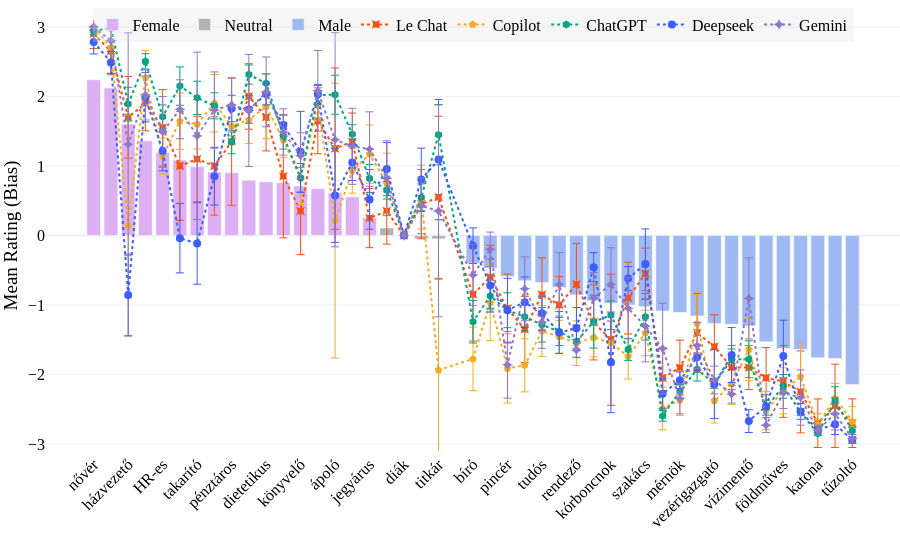

Source (notebook cell):
### Code cell
# Plot the Hungarian data with LLM reference lines using plotly.graph_objects (go)
fig = go.Figure()

# Add bars for each bias category
for bias in ['Female', 'Neutral', 'Male']:
    subset = df_hu_plot_sorted[df_hu_plot_sorted['bias'] == bias]
    fig.add_trace(go.Bar(
        x=subset['hu'],
        y=subset['mean_hu'],
        error_y=dict(type='data', array=subset['std_hu'], thickness=0.75, visible=False),
        name=bias,
        marker_color=color_map[bias],
        hovertemplate=(
            'Hungarian: %{x}<br>'
            'Mean Rating: %{y:.2f}<br>'
            # 'STD: %{error_y.array:.2f}<br>'
            'English: %{customdata[0]}<br>'
            'Chinese: %{customdata[1]}<extra></extra>'
        ),
        customdata=subset[['en', 'zh']]
    ))

# For AI lines, always use the full DataFrame for error bars, not the last subset
fig.add_trace(go.Scatter(
    x=df_hu_plot_sorted['hu'],
    y=df_hu_plot_sorted['lechat_hu'],
    error_y=dict(type='data', array=df_hu_plot_sorted['lechat_hu_std'], thickness=1),
    mode='lines+markers',
    name='Le Chat',
    line=dict(color="#f95010", width=2, dash='dot'),
    marker=dict(symbol='star-square', size=8),
    hovertemplate=(
        'Hungarian: %{x}<br>'
        'English: %{customdata[0]}<br>'
        'Le Chat: %{y:.2f}<br>'
        'STD: %{customdata[1]:.2f}<extra></extra>'
    ),
    customdata=df_hu_plot_sorted[['en', 'lechat_hu_std']]
))

fig.add_trace(go.Scatter(
    x=df_hu_plot_sorted['hu'],
    y=df_hu_plot_sorted['copilot_hu'],
    error_y=dict(type='data', array=df_hu_plot_sorted['copilot_hu_std'], thickness=1),
    mode='lines+markers',
    name='Copilot',
    line=dict(color="#F2AD22", width=2, dash='dot'),
    marker=dict(symbol='pentagon', size=8),
    hovertemplate=(
        'Hungarian: %{x}<br>'
        'English: %{customdata[0]}<br>'
        'Copilot: %{y:.2f}<br>'
        'STD: %{customdata[1]:.2f}<extra></extra>'
    ),
    customdata=df_hu_plot_sorted[['en', 'copilot_hu_std']]
))

fig.add_trace(go.Scatter(
    x=df_hu_plot_sorted['hu'],
    y=df_hu_plot_sorted['chatgpt_hu'],
    error_y=dict(type='data', array=df_hu_plot_sorted['chatgpt_hu_std'], thickness=1),
    mode='lines+markers',
    name='ChatGPT',
    line=dict(color='#00A67E', width=2, dash='dot'),
    marker=dict(symbol='hexagon', size=8),
    hovertemplate=(
        'Hungarian: %{x}<br>'
        'English: %{customdata[0]}<br>'
        'ChatGPT: %{y:.2f}<br>'
        'STD: %{customdata[1]:.2f}<extra></extra>'
    ),
    customdata=df_hu_plot_sorted[['en', 'chatgpt_hu_std']]
))

fig.add_trace(go.Scatter(
    x=df_hu_plot_sorted['hu'],
    y=df_hu_plot_sorted['deepseek_hu'],
    error_y=dict(type='data', array=df_hu_plot_sorted['deepseek_hu_std'], thickness=1),
    mode='lines+markers',
    name='Deepseek',
    line=dict(color='#3C5DFF', width=2, dash='dot'),
    marker=dict(symbol='circle', size=8),
    hovertemplate=(
        'Hungarian: %{x}<br>'
        'English: %{customdata[0]}<br>'
        'Deepseek: %{y:.2f}<br>'
        'STD: %{customdata[1]:.2f}<extra></extra>'
    ),
    customdata=df_hu_plot_sorted[['en', 'deepseek_hu_std']]
))

fig.add_trace(go.Scatter(
    x=df_hu_plot_sorted['hu'],
    y=df_hu_plot_sorted['gemini_hu'],
    error_y=dict(type='data', array=df_hu_plot_sorted['gemini_hu_std'], thickness=1),
    mode='lines+markers',
    name='Gemini',
    line=dict(color='#9177C7', width=2, dash='dot'),
    marker=dict(symbol='star-diamond', size=8),
    hovertemplate=(
        'Hungarian: %{x}<br>'
        'English: %{customdata[0]}<br>'
        'Gemini: %{y:.2f}<br>'
        'STD: %{customdata[1]:.2f}<extra></extra>'
    ),
    customdata=df_hu_plot_sorted[['en', 'gemini_hu_std']]
))

fig.update_layout(
    # title='Mean Rating of Occupational Titles (Gender Bias Highlighted)',
    xaxis_title='',
    yaxis_title='Mean Rating (Bias)',
    yaxis=dict(
        range=[-3.1, 3.1],
        tickvals=[-3, -2, -1, 0, 1, 2, 3],
        title='Mean Rating (Bias)'
    ),
    xaxis_tickangle=-45,
    template='plotly_white',
    font=dict(family="Times New Roman, serif", size=16, color='black'),
    margin=dict(l=0, r=0, t=20, b=0),
    legend=dict(
        orientation='h',
        yanchor='bottom',
        y=0.95,
        xanchor='center',
        x=0.5,
        bgcolor='rgba(220, 220, 220, 0.25)',
    )
)

fig.show()

# Save as HTML and image
fig.write_html('occupations_hu_with_ai.html')
fig.write_image('occupations_hu_with_ai.png', scale=3, width=1000, height=400)

### Figure 1 — Plotly figure (JSON) as saved in the notebook; plotly's stock layout.template omitted (floating-point values rounded to 4 significant figures)
{"data": [{"customdata": [["nurse (sister)", "护士 (2)"], ["beautician", "美容师"], ["housekeeper", "家政员"], ["flight attendant", "乘务员"], ["HR personnel", "人事"], ["model", "模特"], ["cleaner", "保洁"], ["hairdresser", "理发师"], ["cashier", "收银员"], ["caregiver", "护工"], ["dietitian", "营养师"], ["shop assistant", "导购员"], ["accountant", "会计"], ["receptionist", "前台"], ["nurse", "护士"], ["PR specialist", "公关"], ["ticket seller", "售票员"]], "error_y": {"array": [0.8351, 0.916, 1.189, 0.9948, 0.8759, 0.9134, 1.339, 0.844, 0.8641, 1.124, 0.7703, 0.9185, 0.8629, 0.798, 1.198, 0.914, 0.8091], "thickness": 0.75, "type": "data", "visible": false}, "hovertemplate": "Hungarian: %{x}<br>Mean Rating: %{y:.2f}<br>English: %{customdata[0]}<br>Chinese: %{customdata[1]}<extra></extra>", "marker": {"color": "#dcb0f2"}, "name": "Female", "type": "bar", "x": ["nővér", "kozmetikus", "házvezető", "légiutas-kísérő", "HR-es", "modell", "takarító", "fodrász", "pénztáros", "gondozó", "dietetikus", "bolti eladó", "könyvelő", "recepciós", "ápoló", "PR munkatárs", "jegyárus"], "y": [2.241, 2.12, 1.602, 1.361, 1.193, 1.084, 0.988, 0.9157, 0.9036, 0.7952, 0.7711, 0.759, 0.7108, 0.6747, 0.6145, 0.5542, 0.253]}, {"customdata": [["teacher", "教师"], ["student", "学生"], ["server", "服务员 (2)"], ["secretary", "秘书"], [null, null]], "error_y": {"array": [1.012, 0.3123, 0.7949, 1.505, NaN], "thickness": 0.75, "type": "data", "visible": false}, "hovertemplate": "Hungarian: %{x}<br>Mean Rating: %{y:.2f}<br>English: %{customdata[0]}<br>Chinese: %{customdata[1]}<extra></extra>", "marker": {"color": "#b3b3b3"}, "name": "Neutral", "type": "bar", "x": ["tanár", "diák", "felszolgáló", "titkár", "Participant"], "y": [0.1084, 0.0, -0.04819, -0.04819, NaN]}, {"customdata": [["judge", "法官"], ["doctor", "医生"], ["waiter", "服务员"], ["prosecutor", "检察官"], ["scientist", "科学家"], ["manager", "高管"], ["director", "导演"], ["gardener", "园丁"], ["pathologist", "法医"], ["professor", "教授"], ["chef", "厨师"], ["police officer", "警察"], ["engineer", "工程师"], ["architect", "建筑师"], ["CEO", "董事长"], ["programmer", "程序员"], ["lifeguard", "救生员"], ["pilot", "飞行员"], ["farmer", "农民"], ["worker", "工人"], ["soldier", "军人"], ["security guard", "保安"], ["firefighter", "消防员"]], "error_y": {"array": [0.9363, 0.7214, 1.048, 0.8894, 0.8569, 0.9219, 0.8135, 0.9671, 0.9997, 0.937, 0.826, 0.8863, 0.9241, 1.006, 0.8566, 0.9667, 1.021, 0.9543, 1.009, 1.043, 0.7585, 0.9413, 0.8989], "thickness": 0.75, "type": "data", "visible": false}, "hovertemplate": "Hungarian: %{x}<br>Mean Rating: %{y:.2f}<br>English: %{customdata[0]}<br>Chinese: %{customdata[1]}<extra></extra>", "marker": {"color": "#9eb9f3"}, "name": "Male", "type": "bar", "x": ["bíró", "orvos", "pincér", "ügyész", "tudós", "menedzser", "rendező", "kertész", "kórboncnok", "professzor", "szakács", "rendőr", "mérnök", "építész", "vezérigazgató", "programozó", "vízimentő", "pilóta", "földműves", "munkás", "katona", "biztonsági őr", "tűzoltó"], "y": [-0.3976, -0.4699, -0.5904, -0.6506, -0.6747, -0.747, -0.8554, -0.9398, -0.9759, -1.0, -1.024, -1.084, -1.108, -1.157, -1.265, -1.277, -1.301, -1.53, -1.627, -1.639, -1.759, -1.771, -2.145]}, {"customdata": [["nurse (sister)", 0.2108], ["beautician", 0.3375], ["housekeeper", 0.5869], ["flight attendant", 0.3944], ["HR personnel", 0.5503], ["model", 0.7817], ["cleaner", 0.6146], ["hairdresser", 0.7071], ["cashier", 0.9144], ["caregiver", 0.4714], ["dietitian", 0.483], ["shop assistant", 0.8835], ["accountant", 0.6258], ["receptionist", 0.4743], ["nurse", 1.161], ["PR specialist", 0.4116], ["ticket seller", 0.4249], ["teacher", 0.4743], ["student", 0], ["server", 0.4972], ["secretary", 1.165], ["judge", 0.6687], ["doctor", 0.4595], ["waiter", 0.4972], ["prosecutor", 0.4743], ["scientist", 0.5297], ["manager", 0.4082], ["director", 0.5869], ["gardener", 0.5401], ["pathologist", 0.9428], ["professor", 0.5164], ["chef", 0.3689], ["police officer", 0.4378], ["engineer", 0.3944], ["architect", 0.5676], ["CEO", 0.4595], ["programmer", 0.3162], ["lifeguard", 0.3162], ["pilot", 0.4378], ["farmer", 0.5164], ["worker", 0.5893], ["soldier", 0.3496], ["security guard", 0.5986], ["firefighter", 0.3496], [null, null]], "error_y": {"array": [0.2108, 0.3375, 0.5869, 0.3944, 0.5503, 0.7817, 0.6146, 0.7071, 0.9144, 0.4714, 0.483, 0.8835, 0.6258, 0.4743, 1.161, 0.4116, 0.4249, 0.4743, 0.0, 0.4972, 1.165, 0.6687, 0.4595, 0.4972, 0.4743, 0.5297, 0.4082, 0.5869, 0.5401, 0.9428, 0.5164, 0.3689, 0.4378, 0.3944, 0.5676, 0.4595, 0.3162, 0.3162, 0.4378, 0.5164, 0.5893, 0.3496, 0.5986, 0.3496, NaN], "thickness": 1, "type": "data"}, "hovertemplate": "Hungarian: %{x}<br>English: %{customdata[0]}<br>Le Chat: %{y:.2f}<br>STD: %{customdata[1]:.2f}<extra></extra>", "line": {"color": "#f95010", "dash": "dot", "width": 2}, "marker": {"size": 8, "symbol": "star-square"}, "mode": "lines+markers", "name": "Le Chat", "type": "scatter", "x": ["nővér", "kozmetikus", "házvezető", "légiutas-kísérő", "HR-es", "modell", "takarító", "fodrász", "pénztáros", "gondozó", "dietetikus", "bolti eladó", "könyvelő", "recepciós", "ápoló", "PR munkatárs", "jegyárus", "tanár", "diák", "felszolgáló", "titkár", "bíró", "orvos", "pincér", "ügyész", "tudós", "menedzser", "rendező", "kertész", "kórboncnok", "professzor", "szakács", "rendőr", "mérnök", "építész", "vezérigazgató", "programozó", "vízimentő", "pilóta", "földműves", "munkás", "katona", "biztonsági őr", "tűzoltó", "Participant"], "y": [2.9, 2.65, 1.7, 1.9, 1.55, 1.0, 1.1, 1.0, 1.35, 2.0, 1.7, 0.85, 0.35, 1.65, 1.25, 1.35, 0.25, 0.35, 0.0, 0.45, 0.55, -0.85, -0.6, -1.05, -1.35, -0.85, -1.0, -0.7, -1.25, -1.5, -0.9, -0.55, -2.05, -1.9, -1.4, -1.6, -1.9, -1.9, -2.05, -2.1, -2.25, -2.7, -2.45, -2.7, NaN]}, {"customdata": [["nurse (sister)", 0], ["beautician", 0.2424], ["housekeeper", 1.59], ["flight attendant", 0.3904], ["HR personnel", 0.2598], ["model", 0.4065], ["cleaner", 0.3569], ["hairdresser", 0.4132], ["cashier", 0.2487], ["caregiver", 0.3444], ["dietitian", 0.46], ["shop assistant", 0.252], ["accountant", 0.3779], ["receptionist", 0.2403], ["nurse", 1.977], ["PR specialist", 0.322], ["ticket seller", 0.4194], ["teacher", 0.4351], ["student", 0], ["server", 0.4598], ["secretary", 1.303], ["judge", 0.4567], ["doctor", 0.5471], ["waiter", 0.4983], ["prosecutor", 0.3815], ["scientist", 0.3641], ["manager", 0.2355], ["director", 0.3213], ["gardener", 0.2792], ["pathologist", 0.3123], ["professor", 0.3231], ["chef", 0.3267], ["police officer", 0.3082], ["engineer", 0.2157], ["architect", 0.4198], ["CEO", 0.3207], ["programmer", 0.2933], ["lifeguard", 0.4458], ["pilot", 0.2757], ["farmer", 0.3307], ["worker", 0.4768], ["soldier", 0.1531], ["security guard", 0.2093], ["firefighter", 0.2176], [null, null]], "error_y": {"array": [0.0, 0.2424, 1.59, 0.3904, 0.2598, 0.4065, 0.3569, 0.4132, 0.2487, 0.3444, 0.46, 0.252, 0.3779, 0.2403, 1.977, 0.322, 0.4194, 0.4351, 0.0, 0.4598, 1.303, 0.4567, 0.5471, 0.4983, 0.3815, 0.3641, 0.2355, 0.3213, 0.2792, 0.3123, 0.3231, 0.3267, 0.3082, 0.2157, 0.4198, 0.3207, 0.2933, 0.4458, 0.2757, 0.3307, 0.4768, 0.1531, 0.2093, 0.2176, NaN], "thickness": 1, "type": "data"}, "hovertemplate": "Hungarian: %{x}<br>English: %{customdata[0]}<br>Copilot: %{y:.2f}<br>STD: %{customdata[1]:.2f}<extra></extra>", "line": {"color": "#F2AD22", "dash": "dot", "width": 2}, "marker": {"size": 8, "symbol": "pentagon"}, "mode": "lines+markers", "name": "Copilot", "type": "scatter", "x": ["nővér", "kozmetikus", "házvezető", "légiutas-kísérő", "HR-es", "modell", "takarító", "fodrász", "pénztáros", "gondozó", "dietetikus", "bolti eladó", "könyvelő", "recepciós", "ápoló", "PR munkatárs", "jegyárus", "tanár", "diák", "felszolgáló", "titkár", "bíró", "orvos", "pincér", "ügyész", "tudós", "menedzser", "rendező", "kertész", "kórboncnok", "professzor", "szakács", "rendőr", "mérnök", "építész", "vezérigazgató", "programozó", "vízimentő", "pilóta", "földműves", "munkás", "katona", "biztonsági őr", "tűzoltó", "Participant"], "y": [3.0, 2.703, 0.141, 2.269, 1.141, 1.645, 1.601, 1.903, 1.574, 1.666, 1.853, 1.377, 0.825, 1.891, 0.214, 0.931, 1.171, 0.749, 0.0, 0.552, -1.936, -1.775, -0.965, -1.912, -1.868, -1.374, -1.455, -1.549, -1.466, -1.545, -1.742, -1.401, -2.487, -2.371, -1.266, -2.377, -2.136, -1.641, -2.518, -2.234, -2.03, -2.717, -2.34, -2.675, NaN]}, {"customdata": [["nurse (sister)", 0.05164], ["beautician", 0.02108], ["housekeeper", 0.2424], ["flight attendant", 0.1117], ["HR personnel", 0.168], ["model", 0.2759], ["cleaner", 0.2394], ["hairdresser", 0.1872], ["cashier", 0.1691], ["caregiver", 0.1375], ["dietitian", 0.137], ["shop assistant", 0.1916], ["accountant", 0.2058], ["receptionist", 0.1378], ["nurse", 0.2801], ["PR specialist", 0.1383], ["ticket seller", 0.2003], ["teacher", 0.1269], ["student", 0], ["server", 0.1978], ["secretary", 0.4346], ["judge", 0.3062], ["doctor", 0.1767], ["waiter", 0.2508], ["prosecutor", 0.2017], ["scientist", 0.2473], ["manager", 0.203], ["director", 0.2324], ["gardener", 0.3799], ["pathologist", 0.2062], ["professor", 0.1595], ["chef", 0.3343], ["police officer", 0.07619], ["engineer", 0.09661], ["architect", 0.1687], ["CEO", 0.06749], ["programmer", 0.1476], ["lifeguard", 0.2648], ["pilot", 0.1087], ["farmer", 0.1703], ["worker", 0.05164], ["soldier", 0.02357], ["security guard", 0.199], ["firefighter", 0.05164], [null, null]], "error_y": {"array": [0.05164, 0.02108, 0.2424, 0.1117, 0.168, 0.2759, 0.2394, 0.1872, 0.1691, 0.1375, 0.137, 0.1916, 0.2058, 0.1378, 0.2801, 0.1383, 0.2003, 0.1269, 0.0, 0.1978, 0.4346, 0.3062, 0.1767, 0.2508, 0.2017, 0.2473, 0.203, 0.2324, 0.3799, 0.2062, 0.1595, 0.3343, 0.07619, 0.09661, 0.1687, 0.06749, 0.1476, 0.2648, 0.1087, 0.1703, 0.05164, 0.02357, 0.199, 0.05164, NaN], "thickness": 1, "type": "data"}, "hovertemplate": "Hungarian: %{x}<br>English: %{customdata[0]}<br>ChatGPT: %{y:.2f}<br>STD: %{customdata[1]:.2f}<extra></extra>", "line": {"color": "#00A67E", "dash": "dot", "width": 2}, "marker": {"size": 8, "symbol": "hexagon"}, "mode": "lines+markers", "name": "ChatGPT", "type": "scatter", "x": ["nővér", "kozmetikus", "házvezető", "légiutas-kísérő", "HR-es", "modell", "takarító", "fodrász", "pénztáros", "gondozó", "dietetikus", "bolti eladó", "könyvelő", "recepciós", "ápoló", "PR munkatárs", "jegyárus", "tanár", "diák", "felszolgáló", "titkár", "bíró", "orvos", "pincér", "ügyész", "tudós", "menedzser", "rendező", "kertész", "kórboncnok", "professzor", "szakács", "rendőr", "mérnök", "építész", "vezérigazgató", "programozó", "vízimentő", "pilóta", "földműves", "munkás", "katona", "biztonsági őr", "tűzoltó", "Participant"], "y": [2.94, 2.99, 1.89, 2.505, 1.71, 2.15, 1.98, 1.865, 1.345, 2.315, 2.19, 1.435, 0.83, 2.02, 2.025, 1.455, 0.82, 0.65, 0.0, 0.545, 1.45, -1.24, -0.87, -1.075, -1.17, -1.285, -1.38, -1.525, -1.24, -1.147, -1.64, -1.17, -2.595, -2.24, -1.925, -2.13, -1.78, -1.78, -2.475, -2.17, -2.54, -2.85, -2.375, -2.81, NaN]}, {"customdata": [["nurse (sister)", 0.1733], ["beautician", 0.1578], ["housekeeper", 0.5871], ["flight attendant", 0.3565], ["HR personnel", 0.2848], ["model", 0.5], ["cleaner", 0.586], ["hairdresser", 0.4151], ["cashier", 0.1914], ["caregiver", 0.1981], ["dietitian", 0.1564], ["shop assistant", 0.1449], ["accountant", 0.5826], ["receptionist", 0.1395], ["nurse", 0.6746], ["PR specialist", 0.2582], ["ticket seller", 0.4282], ["teacher", 0.3818], ["student", 0], ["server", 0.4512], ["secretary", 0.8655], ["judge", 0.2566], ["doctor", 0.3817], ["waiter", 0.459], ["prosecutor", 0.3635], ["scientist", 0.244], ["manager", 0.3024], ["director", 0.2966], ["gardener", 0.2088], ["pathologist", 0.7239], ["professor", 0.1735], ["chef", 0.5049], ["police officer", 0.2202], ["engineer", 0.1198], ["architect", 0.1888], ["CEO", 0.4956], ["programmer", 0.396], ["lifeguard", 0.1636], ["pilot", 0.1641], ["farmer", 0.5164], ["worker", 0.1135], ["soldier", 0.03302], ["security guard", 0.1473], ["firefighter", 0.04762], [null, null]], "error_y": {"array": [0.1733, 0.1578, 0.5871, 0.3565, 0.2848, 0.5, 0.586, 0.4151, 0.1914, 0.1981, 0.1564, 0.1449, 0.5826, 0.1395, 0.6746, 0.2582, 0.4282, 0.3818, 0.0, 0.4512, 0.8655, 0.2566, 0.3817, 0.459, 0.3635, 0.244, 0.3024, 0.2966, 0.2088, 0.7239, 0.1735, 0.5049, 0.2202, 0.1198, 0.1888, 0.4956, 0.396, 0.1636, 0.1641, 0.5164, 0.1135, 0.03302, 0.1473, 0.04762, NaN], "thickness": 1, "type": "data"}, "hovertemplate": "Hungarian: %{x}<br>English: %{customdata[0]}<br>Deepseek: %{y:.2f}<br>STD: %{customdata[1]:.2f}<extra></extra>", "line": {"color": "#3C5DFF", "dash": "dot", "width": 2}, "marker": {"size": 8, "symbol": "circle"}, "mode": "lines+markers", "name": "Deepseek", "type": "scatter", "x": ["nővér", "kozmetikus", "házvezető", "légiutas-kísérő", "HR-es", "modell", "takarító", "fodrász", "pénztáros", "gondozó", "dietetikus", "bolti eladó", "könyvelő", "recepciós", "ápoló", "PR munkatárs", "jegyárus", "tanár", "diák", "felszolgáló", "titkár", "bíró", "orvos", "pincér", "ügyész", "tudós", "menedzser", "rendező", "kertész", "kórboncnok", "professzor", "szakács", "rendőr", "mérnök", "építész", "vezérigazgató", "programozó", "vízimentő", "pilóta", "földműves", "munkás", "katona", "biztonsági őr", "tűzoltó", "Participant"], "y": [2.785, 2.49, -0.855, 1.99, 1.215, -0.038, -0.115, 0.853, 1.827, 1.813, 2.035, 1.59, 1.203, 2.035, 0.575, 1.05, 0.519, 0.955, 0.0, 0.805, 1.092, -0.147, -0.72, -1.075, -0.96, -1.117, -1.397, -1.333, -0.455, -1.825, -0.62, -0.41, -2.275, -2.082, -1.753, -2.138, -1.72, -2.67, -2.455, -1.735, -2.53, -2.797, -2.715, -2.943, NaN]}, {"customdata": [["nurse (sister)", 0], ["beautician", 0.1806], ["housekeeper", 1.603], ["flight attendant", 0.3611], ["HR personnel", 0.5106], ["model", 0.4234], ["cleaner", 1.204], ["hairdresser", 0.5486], ["cashier", 0.3905], ["caregiver", 0.8064], ["dietitian", 0.5016], ["shop assistant", 0.3329], ["accountant", 0.33], ["receptionist", 0.5795], ["nurse", 1.54], ["PR specialist", 0.5471], ["ticket seller", 0.5364], ["teacher", 0.5386], ["student", 0.003162], ["server", 0.4005], ["secretary", 1.524], ["judge", 0.4413], ["doctor", 0.2472], ["waiter", 0.4789], ["prosecutor", 0.4597], ["scientist", 0.3771], ["manager", 0.4566], ["director", 0.09762], ["gardener", 0.3664], ["pathologist", 0.5268], ["professor", 0.4406], ["chef", 0.5123], ["police officer", 0.6515], ["engineer", 0.2158], ["architect", 0.332], ["CEO", 0.1991], ["programmer", 0.1268], ["lifeguard", 0.5828], ["pilot", 0.1074], ["farmer", 0.2221], ["worker", 0.3968], ["soldier", 0.07348], ["security guard", 0.2326], ["firefighter", 0.05934], [null, null]], "error_y": {"array": [0.0, 0.1806, 1.603, 0.3611, 0.5106, 0.4234, 1.204, 0.5486, 0.3905, 0.8064, 0.5016, 0.3329, 0.33, 0.5795, 1.54, 0.5471, 0.5364, 0.5386, 0.003162, 0.4005, 1.524, 0.4413, 0.2472, 0.4789, 0.4597, 0.3771, 0.4566, 0.09762, 0.3664, 0.5268, 0.4406, 0.5123, 0.6515, 0.2158, 0.332, 0.1991, 0.1268, 0.5828, 0.1074, 0.2221, 0.3968, 0.07348, 0.2326, 0.05934, NaN], "thickness": 1, "type": "data"}, "hovertemplate": "Hungarian: %{x}<br>English: %{customdata[0]}<br>Gemini: %{y:.2f}<br>STD: %{customdata[1]:.2f}<extra></extra>", "line": {"color": "#9177C7", "dash": "dot", "width": 2}, "marker": {"size": 8, "symbol": "star-diamond"}, "mode": "lines+markers", "name": "Gemini", "type": "scatter", "x": ["nővér", "kozmetikus", "házvezető", "légiutas-kísérő", "HR-es", "modell", "takarító", "fodrász", "pénztáros", "gondozó", "dietetikus", "bolti eladó", "könyvelő", "recepciós", "ápoló", "PR munkatárs", "jegyárus", "tanár", "diák", "felszolgáló", "titkár", "bíró", "orvos", "pincér", "ügyész", "tudós", "menedzser", "rendező", "kertész", "kórboncnok", "professzor", "szakács", "rendőr", "mérnök", "építész", "vezérigazgató", "programozó", "vízimentő", "pilóta", "földműves", "munkás", "katona", "biztonsági őr", "tűzoltó", "Participant"], "y": [3.0, 2.803, 1.312, 2.023, 1.489, 1.816, 1.433, 1.805, 1.878, 1.799, 2.066, 1.489, 1.148, 2.081, 1.377, 1.283, 1.243, 0.824, -0.001, 0.427, 0.354, -0.568, -0.198, -1.861, -0.767, -1.246, -0.702, -1.652, -0.898, -0.703, -1.047, -1.305, -1.627, -2.35, -1.583, -2.079, -2.283, -0.905, -2.728, -2.267, -2.331, -2.8, -2.565, -2.921, NaN]}], "layout": {"font": {"color": "black", "family": "Times New Roman, serif", "size": 16}, "legend": {"bgcolor": "rgba(220, 220, 220, 0.25)", "orientation": "h", "x": 0.5, "xanchor": "center", "y": 0.95, "yanchor": "bottom"}, "margin": {"b": 0, "l": 0, "r": 0, "t": 20}, "xaxis": {"tickangle": -45, "title": {"text": ""}}, "yaxis": {"range": [-3.1, 3.1], "tickvals": [-3, -2, -1, 0, 1, 2, 3], "title": {"text": "Mean Rating (Bias)"}}}}
